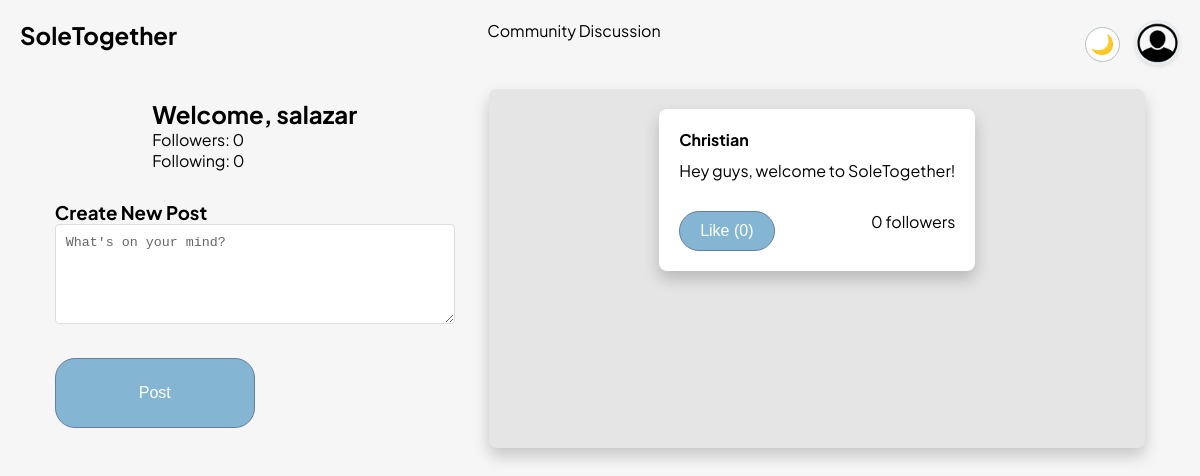
Page /discussion (signed in) on the committed database.
### tables this page shows
CREATE TABLE DiscussionEntry (
    DiscussionEntryID INTEGER PRIMARY KEY AUTOINCREMENT,
    Body TEXT,
    Username TEXT NOT NULL,
    Likes INT DEFAULT 0,
    FOREIGN KEY (Username) REFERENCES Client(Username)
);

### main.py (the view)
@app.route('/discussion', methods=['GET'])
def view_discussion():
    if 'username' not in session:
        return redirect(url_for('login'))
    conn = get_db()
    dbCursor = conn.cursor()
    entries = logic.get_discussion_entries(dbCursor)
    user_stats = logic.get_user_stats(dbCursor, session['username'])
    return render_template(
        'discussion.html',
        entries=entries,
        current_user=session['username'],
        user_stats=user_stats
    )

### logic.py (called while the page is built)
def get_discussion_entries(dbCursor, limit=50):
    query = """
        SELECT de.DiscussionEntryID, de.Body, de.Username, de.Likes,
               COUNT(DISTINCT f.FollowerUsername) as FollowerCount
        FROM DiscussionEntry de
        LEFT JOIN Follows f ON de.Username = f.FollowingUsername
        GROUP BY de.DiscussionEntryID
        ORDER BY de.DiscussionEntryID DESC
        LIMIT ?
    """
    try:
        dbCursor.execute(query, (limit,))
        return dbCursor.fetchall()
    except Exception as e:
        print(f"Error fetching discussion entries: {e}")
        return []

def get_user_stats(dbCursor, username):
    try:
        follower_query = """
            SELECT COUNT(*) FROM Follows
            WHERE FollowingUsername = ?
        """
        dbCursor.execute(follower_query, (username,))
        follower_count = dbCursor.fetchone()[0]
        following_query = """
            SELECT COUNT(*) FROM Follows
            WHERE FollowerUsername = ?
        """
        dbCursor.execute(following_query, (username,))
        following_count = dbCursor.fetchone()[0]
        return {
            'followers': follower_count,
            'following': following_count
        }
    except Exception as e:
        print(f"Error getting user stats: {e}")
        return {'followers': 0, 'following': 0}

### main.py (called while the page is built)
def get_db():
    if 'db' not in g:
        g.db = sqlite3.connect(db_path, check_same_thread=False)
    return g.db

### templates/discussion.html (shortened to what this page needs)
<!DOCTYPE html>
<html>
<head>
    <link rel="stylesheet" href="static/app.css"/>
</head>
<body>
    <div class="top-of-menu">
        <a href="/menu" style="text-decoration: none; color: var(--text-primary);">
            <h2>SoleTogether</h2>
        </a>
        <p>Community Discussion</p>
        <div class="top-right-controls">
            <button id="theme-toggle" class="theme-btn">
                <span id="theme-icon">🌙</span>
            </button>
            <a href="{{ url_for('view_profile', username=session.username) }}">
                <img class="profile-icon" src="{{ url_for('static', filename='prof.jpeg') }}" alt="profile icon" style="cursor: pointer;">
            </a>
        </div>
    </div>
    <div class="discussion-container">
        <div class="left-column">
            <div class="user-stats">
                <h2>Welcome, {{ current_user }}</h2>
                <p>Followers: {{ user_stats.followers }}</p>
                <p>Following: {{ user_stats.following }}</p>
            </div>
            <div class="create-post">
                <h3>Create New Post</h3>
                <form id="postForm" onsubmit="createPost(event)">
                    <textarea name="body" required placeholder="What's on your mind?"></textarea>
                    <button type="submit" class="btn">Post</button>
                </form>
            </div>
        </div>
        <div class="column general-discussion-box">
            <div class="entries">
                {% for entry in entries %}
                <div class="general-discussion-entry entry" data-id="{{ entry[0] }}">
                    <div class="entry-header">
                        <a href="{{ url_for('view_profile', username=entry[2]) }}" style="text-decoration: none; color: var(--text-primary);">
                            <strong>{{ entry[2] }} </strong>
                        </a>
                    </div>
                    <p>{{ entry[1] }}</p>
                    <div class="entry-footer">
                        <button class="btn" onclick="toggleLike('{{entry[0]}}')">
                            Like ({{ entry[3] }})
                        </button>
                        <span>{{ entry[4] }} followers</span>
                    </div>
                </div>
                {% endfor %}
            </div>
        </div>
    </div>
</body>
</html>

### static/app.css (style rules this page uses)
* { margin: 0; padding: 0; box-sizing: border-box; }
body { margin: 20px; font-family: "Plus Jakarta Sans", sans-serif; font-size: 1rem; background-color: rgb(246, 246, 246); }
html { font-size: 16px; scroll-behavior: smooth; }
.btn { padding: 10px 20px; font-size: 1rem; background-color: rgb(132, 182, 211); color: white; border-radius: 20px; cursor: pointer; border: 1.5px solid rgb(103, 126, 158); margin-top: 20px; }
.top-of-menu { display: flex; justify-content: space-between; margin-bottom: 20px; }
.top-of-menu p { transform: translateX(-57px); }
.profile-icon { border-radius: 10px; height: 40px; width: 40px; }
.discussion-container { display: flex; justify-content: space-between; }
.left-column { display: flex; flex: 1; margin-left: 3%; max-width: fit-content; align-items: center; flex-direction: column; }
.column { display: flex; flex: 1; align-items: center; flex-direction: column; }
.left-column button { width: 200px; height: 70px; }
.general-discussion-box { margin-left: 3%; margin-right: 3%; display: flex; grid-gap: 15px; width: 100%; padding: 20px; background-color: #e5e5e5; border-radius: 8px; box-sizing: border-box; box-shadow: 0px 8px 16px 0px rgba(0, 0, 0, 0.2); }
.general-discussion-entry { padding: 20px; background-color: #ffffff; border-radius: 8px; box-shadow: 0px 8px 16px 0px rgba(0, 0, 0, 0.2); }
.profile-icon { width: 45px; height: 45px; border-radius: 50%; border: 2px solid #e6edf0; box-shadow: 0 2px 4px rgba(0, 0, 0, 0.1); cursor: pointer; transition: transform 0.2s ease; }
:root { --background-primary: rgb(246, 246, 246); --background-secondary: #ffffff; --background-tertiary: #e5e5e5; --text-primary: #000000; --text-secondary: #666666; --accent-color: rgb(132, 182, 211); --border-color: #b6c0c4; --shadow-color: rgba(94, 94, 94, 0.2); --card-background: #ffffff; --card-hover: #f7f7f7; }
body { background-color: var(--background-primary); color: var(--text-primary); }
.top-right-controls { display: flex; align-items: center; gap: 15px; }
.theme-btn { background: none; border: none; cursor: pointer; font-size: 1.2rem; padding: 5px; display: flex; align-items: center; justify-content: center; border-radius: 50%; width: 35px; height: 35px; background-color: var(--background-secondary); border: 1px solid var(--border-color); transition: transform 0.2s ease; }
.general-discussion-box { background-color: var(--background-tertiary); }
.general-discussion-entry { background-color: var(--card-background); }
input, textarea { background-color: var(--card-background); color: var(--text-primary); border-color: var(--border-color); }
input::placeholder, textarea::placeholder { color: var(--text-secondary); }
* { transition: background-color 0.3s ease, color 0.3s ease; }

### templates/discussion.html (style rules this page uses)
.user-stats { margin-bottom: 20px; padding: 10px; }
.create-post { margin-bottom: 20px; }
.create-post textarea { width: 100%; min-height: 100px; margin-bottom: 10px; padding: 10px; border: 1px solid #ddd; border-radius: 4px; }
.entry { margin-bottom: 15px; }
.entry-header { display: flex; justify-content: space-between; align-items: center; margin-bottom: 10px; }
.entry-footer { margin-top: 10px; display: flex; justify-content: space-between; align-items: center; }

### rows in the picture
DiscussionEntry: Username "Christian", Body "Hey guys, welcome to SoleTogether!", Likes "0"

### other values in the picture
{{ current_user }} "salazar"
{{ user_stats.followers }} "0"
{{ user_stats.following }} "0"
